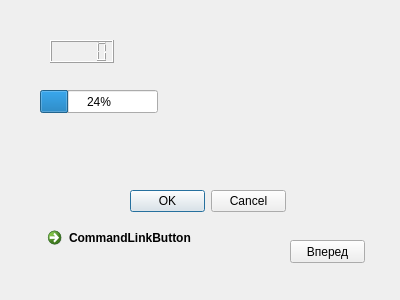
<?xml version="1.0" encoding="UTF-8"?>
<ui version="4.0">
 <class>Form</class>
 <widget class="QWidget" name="Form">
  <property name="geometry">
   <rect>
    <x>0</x>
    <y>0</y>
    <width>400</width>
    <height>300</height>
   </rect>
  </property>
  <property name="windowTitle">
   <string>Form</string>
  </property>
  <widget class="QStackedWidget" name="stackedWidget">
   <property name="geometry">
    <rect>
     <x>20</x>
     <y>20</y>
     <width>361</width>
     <height>261</height>
    </rect>
   </property>
   <widget class="QWidget" name="page">
    <widget class="QPushButton" name="vperedButton">
     <property name="geometry">
      <rect>
       <x>270</x>
       <y>220</y>
       <width>75</width>
       <height>23</height>
      </rect>
     </property>
     <property name="text">
      <string>Вперед</string>
     </property>
    </widget>
    <widget class="QProgressBar" name="progressBar">
     <property name="geometry">
      <rect>
       <x>20</x>
       <y>70</y>
       <width>118</width>
       <height>23</height>
      </rect>
     </property>
     <property name="value">
      <number>24</number>
     </property>
    </widget>
    <widget class="QLCDNumber" name="lcdNumber">
     <property name="geometry">
      <rect>
       <x>30</x>
       <y>20</y>
       <width>64</width>
       <height>23</height>
      </rect>
     </property>
    </widget>
    <widget class="QCommandLinkButton" name="commandLinkButton">
     <property name="geometry">
      <rect>
       <x>20</x>
       <y>200</y>
       <width>185</width>
       <height>41</height>
      </rect>
     </property>
     <property name="text">
      <string>CommandLinkButton</string>
     </property>
    </widget>
    <widget class="QDialogButtonBox" name="buttonBox">
     <property name="geometry">
      <rect>
       <x>110</x>
       <y>170</y>
       <width>156</width>
       <height>23</height>
      </rect>
     </property>
     <property name="standardButtons">
      <set>QDialogButtonBox::Cancel|QDialogButtonBox::Ok</set>
     </property>
    </widget>
   </widget>
   <widget class="QWidget" name="page_2">
    <widget class="QPushButton" name="nazadButton">
     <property name="geometry">
      <rect>
       <x>270</x>
       <y>220</y>
       <width>75</width>
       <height>23</height>
      </rect>
     </property>
     <property name="text">
      <string>Назад</string>
     </property>
    </widget>
    <widget class="QDial" name="dial">
     <property name="geometry">
      <rect>
       <x>30</x>
       <y>20</y>
       <width>50</width>
       <height>64</height>
      </rect>
     </property>
    </widget>
    <widget class="QSlider" name="horizontalSlider">
     <property name="geometry">
      <rect>
       <x>80</x>
       <y>150</y>
       <width>160</width>
       <height>22</height>
      </rect>
     </property>
     <property name="orientation">
      <enum>Qt::Horizontal</enum>
     </property>
    </widget>
   </widget>
  </widget>
 </widget>
 <resources/>
 <connections/>
</ui>
